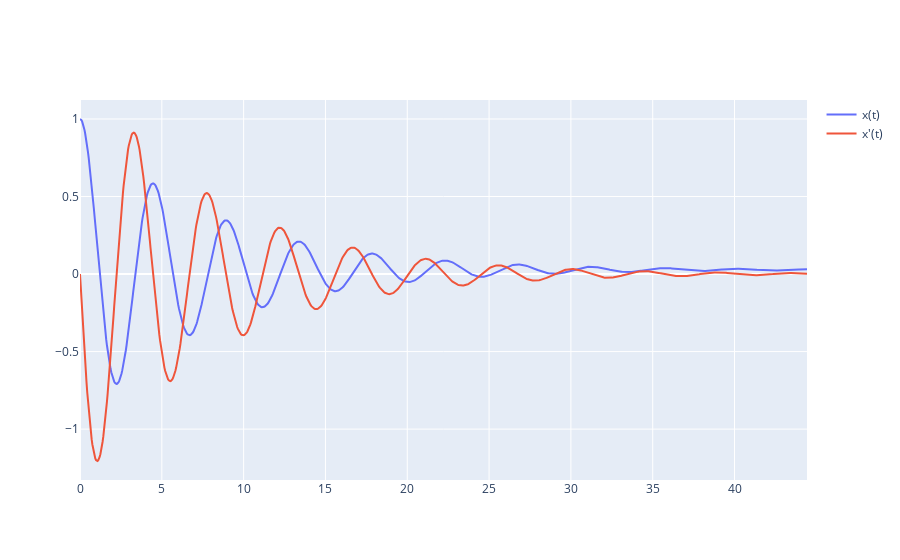

Notebook code cell kept with this figure:
### Code cell
import plotly.graph_objects as go
import numpy as np


def RungeKutta(f, y0, x):
    y = np.zeros((len(x), len(y0)))
    y[0, :] = np.array(y0)
    h = x[1] - x[0]
    for i in range(0, len(x) - 1):
        # Many slight changes below
        k1 = np.array(f(y[i, :], x[i]))
        k2 = np.array(f(y[i, :] + h * k1 / 2, x[i] + h / 2))
        k3 = np.array(f(y[i, :] + h * k2 / 2, x[i] + h / 2))
        k4 = np.array(f(y[i, :] + h * k3, x[i] + h))
        y[i + 1, :] = y[i, :] + (h / 6) * (k1 + 2 * k2 + 2 * k3 + k4)
    return y


# A constant function in your case, but this can be any function of `t`
def applied_force(t):
    # Note, you did not provide a value for `omega0`
    return omega0 ** 2


def rk_derivative_factory(osc, F):
    return lambda X, t: np.array([X[1], (F(t) - osc.c * X[1] - osc.k * X[0]) / osc.m])


class HarmonicOscillator:
    def __init__(self, m, c, k):
        if (type(m) in (int, float)) and (m > 0):
            self.m = m
        else:
            raise ValueError("Parameter 'm' must be a positive number")
        if (type(c) in (int, float)) and (c > 0):
            self.c = c
        else:
            raise ValueError("Parameter 'c' must be a positive number")
        if (type(k) in (int, float)) and (k > 0):
            self.k = k
        else:
            raise ValueError("Parameter 'k' must be a positive number")

        self.T = 2 * np.pi * (self.m / self.k)**(0.5)

    def period(self):
        return self.T

    def solve(self, func, y0):
        t = np.linspace(0, 10 * self.period(), 1000)
        return RungeKutta(func, y0, t)


omega0 = 0.234
m, c, k = 1, 0.25, 2
oscillator = HarmonicOscillator(m, c, k)

f = rk_derivative_factory(oscillator, applied_force)
x_osc = oscillator.solve(f, [1, 0])

x, dx = x_osc.T
t = np.linspace(0, 10 * oscillator.period(), 1000)

fig = go.Figure(go.Scatter(x=t, y=x, name="x(t)"))
fig.add_trace(go.Scatter(x=t, y=dx, name="x'(t)"))

### Figure 1 — Plotly figure (JSON) as saved in the notebook; plotly's stock layout.template omitted (floating-point values rounded to 4 significant figures; data arrays with more than 128 entries replaced by an {"elided": "..."} marker saying what was removed)
{"data": [{"name": "x(t)", "type": "scatter", "x": {"elided": "1000 float values"}, "y": {"elided": "1000 float values"}}, {"name": "x'(t)", "type": "scatter", "x": {"elided": "1000 float values"}, "y": {"elided": "1000 float values"}}], "layout": {}}
